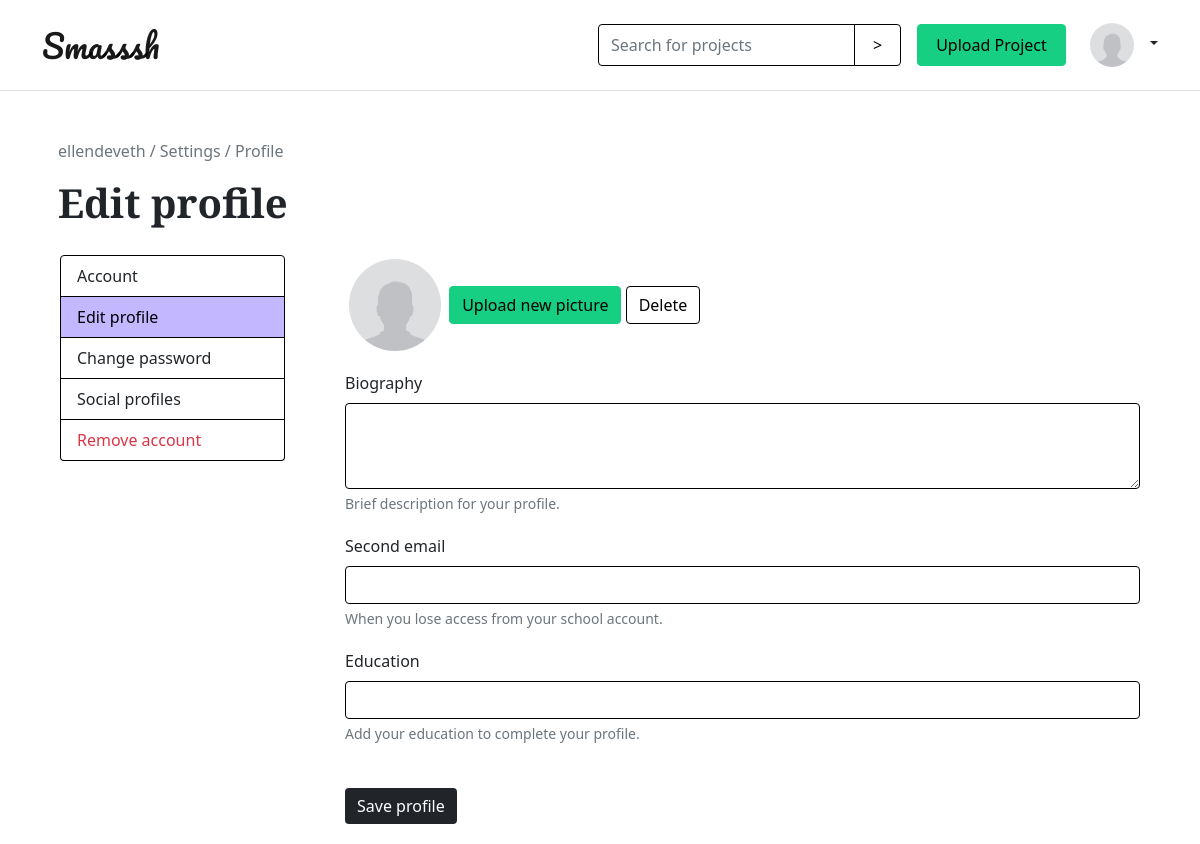
Page /editProfile.php (signed in) on the earlier database version.
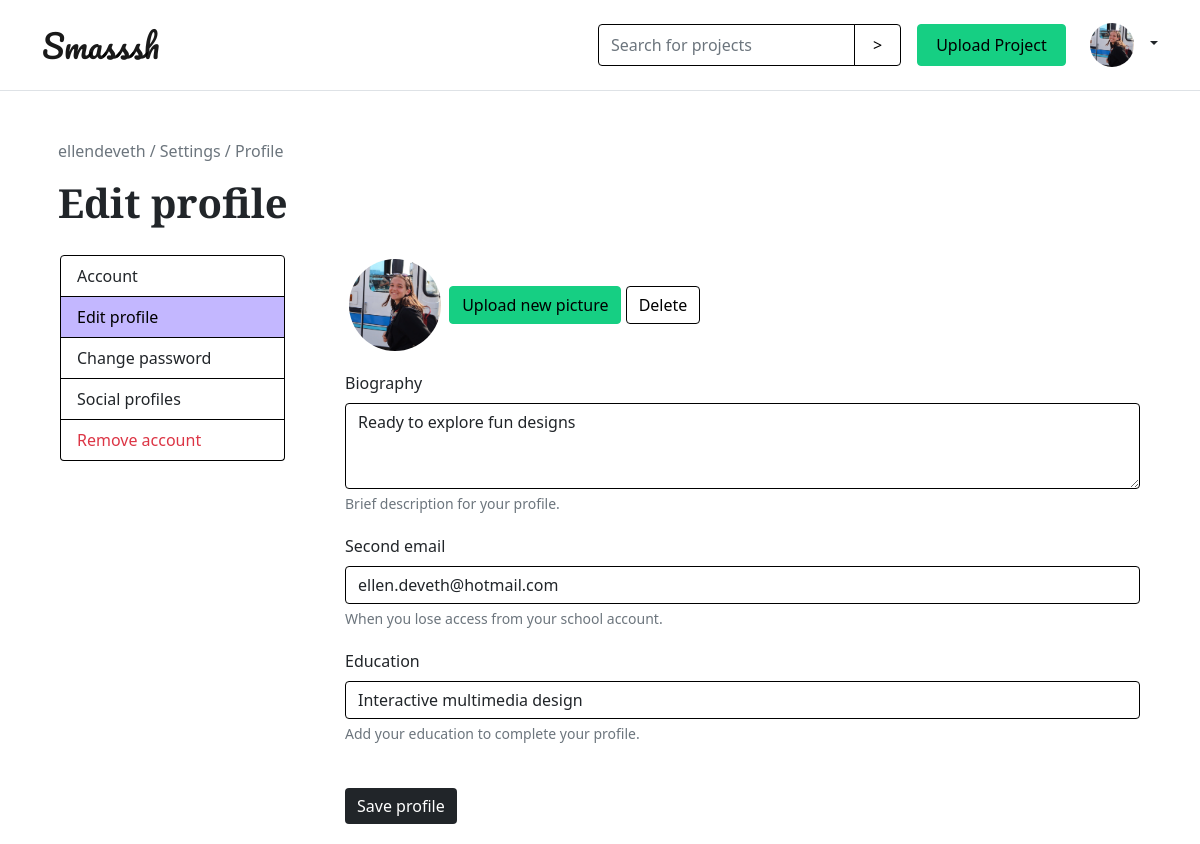
Same page on the later database version.
### tables this page shows
CREATE TABLE `users` (
  `id` int(11) unsigned NOT NULL AUTO_INCREMENT,
  `email` varchar(300) DEFAULT NULL,
  `username` varchar(300) DEFAULT NULL,
  `password` varchar(300) DEFAULT NULL,
  `is_admin` tinyint(1) DEFAULT NULL,
  `profile_pic` varchar(300) DEFAULT 'default.png',
  `bio` varchar(300) DEFAULT 'New member of the smash community',
  `education` varchar(300) DEFAULT NULL,
  `second_email` varchar(300) DEFAULT NULL,
  `social_linkedin` varchar(300) DEFAULT NULL,
  `social_github` varchar(300) DEFAULT NULL,
  `social_instagram` varchar(300) DEFAULT NULL,
  PRIMARY KEY (`id`)
);

### classes/User.php (called while the page is built, shortened)
<?php
    class User
    {
        public static function getUserDataFromId($id)
        {
            $conn = Db::getInstance();
            $statement = $conn->prepare("SELECT * FROM users WHERE id = :id");
            $statement->bindValue(':id', $id);
            $statement->execute();
            $result = $statement->fetch(PDO::FETCH_ASSOC);
            return $result;
        }
    }

### editProfile.php (the view, shortened to what the changed rows need)
?><!DOCTYPE html>
<html lang="en">
<head>
    <?php include_once('style.php'); ?>
</head>
<body>
    <?php include_once('header.php'); ?>
    <div class="container">
        <p class="ps-3 pt-5 text-muted"><?php echo $userDataFromId['username']; ?> / Settings / Profile</p>
        <h1 class="ps-3">Edit profile</h1>
        <div class="row">
            <div class="col-3">
            </div>
            <div class="col-9">
            <div class="tab-pane fade active show" >
                        <div class="profile-picture pb-3">
                            <img src="profile_pictures/<?php echo $userDataFromId['profile_pic']; ?>" class="img-thumbnail rounded-circle" alt="profile picture">
                            <a href="#" class="btn btn-primary" id="upload-new-picture">Upload new picture</a>
                            <a href="#" class="btn btn-outline-primary">Delete</a>
                        </div>
                        <div class="profile-info">
                            <form action="" method="post">
                                <fieldset>
                                    <label for="biography" class="form-label">Biography</label>
                                    <textarea name="biography" class="form-control" id="biography" cols="50" rows="3"><?php echo $userDataFromId['bio']; ?></textarea>
                                    <div class="form-text">Brief description for your profile.</div>
                                </fieldset>
                                <fieldset>
                                    <label for="education" class="form-label">Second email</label>
                                    <input type="text" class="form-control" name="secondEmail" id="secondEmail" value="<?php echo $userDataFromId['second_email'];?>">
                                    <div class="form-text">When you lose access from your school account.</div>
                                </fieldset>
                                <fieldset>
                                    <label for="education" class="form-label">Education</label>
                                    <input type="text" class="form-control" name="education" id="education" value="<?php echo $userDataFromId['education'];?>">
                                    <div class="form-text">Add your education to complete your profile.</div>
                                </fieldset>
                            </form>
                        </div>
            </div>
            </div>
        </div>
    </div>
</body>
</html>

### header.php (shortened to what the changed rows need)
<?php
    if (isset($_SESSION['email'])) {
        $sessionId = $_SESSION['id'];
        $userDataFromId = User::getUserDataFromId($sessionId);
    }
?><nav class="navbar navbar-light border-bottom">
    <div class="container">
        <div class="d-flex align-items-center">
            <?php if (!isset($_SESSION['email'])): ?>
            <form class="d-flex">
                <a href="login.php" class="btn btn-outline-primary me-2">Login</a>
                <a href="register.php" class="btn btn-primary">Signup</a>
            </form>
            <?php else: ?>
            <form class="" action="" method="post">
                <div class="input-group">
                    <input type="text" class="form-control" name="search" placeholder="Search for projects" aria-label="Search for projects" aria-describedby="button-addon2">
                    <input class="btn btn-outline-primary btn-icon-search" type="submit" name="submit-search" id="button-addon2" value=">">
                </div>
            </form>
            <a href="uploadProject.php" class="btn btn-primary m-3">Upload Project</a>
            <div class="flex-shrink-0 dropdown d-flex">
                <a href="#" class="d-block link-dark text-decoration-none dropdown-toggle" id="dropdownUser2" data-bs-toggle="dropdown" aria-expanded="false">
                    <img src="profile_pictures/<?php echo $userDataFromId['profile_pic']; ?>" class="p-2 rounded-circle img-thumbnail" >
                </a>
            </div>
            <?php endif; ?>
        </div>
    </div>
</nav>

Differences in the rows shown:
changed users "ellendeveth": profile_pic: picture added in place of a placeholder; biography (not shown) → "Ready to explore fun designs"; secondEmail (not shown) → "ellen.deveth@hotmail.com"; education (not shown) → "Interactive multimedia design"
